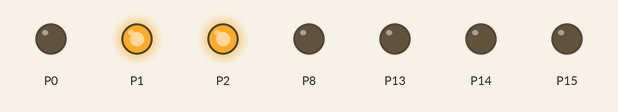
Bench run of a program on a simulated BBC micro:bit running MicroPython. On the bench: output pins drawn as LEDs (lit = HIGH). At 10.0 s the program stops and its outputs stay as they are.

Above: at 0.1 s.
At 1.1 s:
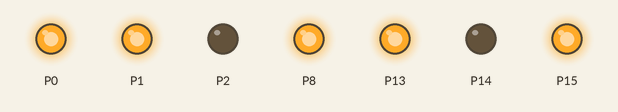
At 2.1 s:
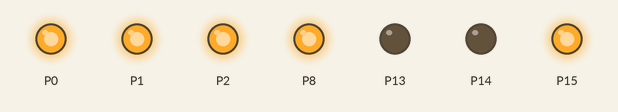
At 5.1 s:
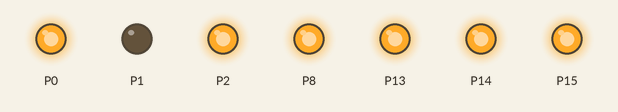
At 7.1 s:
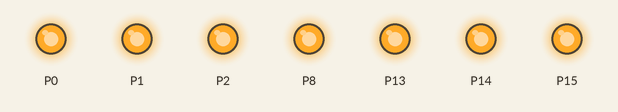
At 10.1 s:
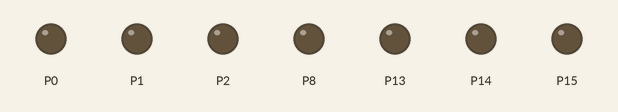
Timing chart, 0 to 11.5 s (numbered marks = the images above):
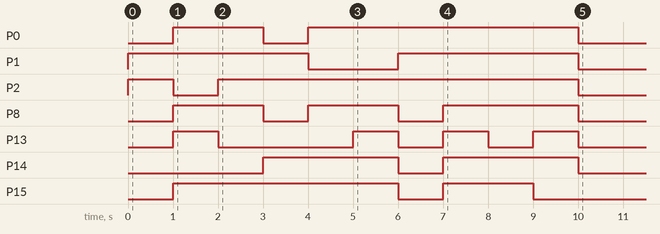

Measured:
- by itself, P0: LOW → HIGH at 1.0 s, → LOW 2.0 s later, → HIGH 1.0 s later, → LOW 6.0 s later
- by itself, P1: alternates HIGH for 4.0 s and LOW for 2.0 s
- by itself, P2: LOW → HIGH at 0.00 s, → LOW 1.0 s later, → HIGH 1.0 s later, → LOW 8.0 s later
- by itself, P8: goes HIGH 2.0 s, LOW 1.0 s, HIGH 2.0 s, LOW 1.0 s, HIGH 3.0 s, then LOW
- by itself, P13: LOW → HIGH at 1.0 s, → LOW 1.0 s later, → HIGH 3.0 s later, → LOW 1.0 s later, … (8 changes in this stretch)
- by itself, P14: alternates HIGH for 3.0 s and LOW for 1.0 s
- by itself, P15: LOW → HIGH at 1.0 s, → LOW 5.0 s later, → HIGH 1.0 s later, → LOW 2.0 s later

The program:

7Segment_driver.py
```python
# Seven Segment - Common Cathode Driver
from microbit import *

pins = [pin0, pin1, pin2, pin8, pin13, pin14, pin15]

one = [pin1, pin2]
two = [pin0, pin1, pin8, pin13, pin15]
three = [pin0, pin1, pin2, pin8, pin15]
four = [pin1, pin2, pin14, pin15]
five = [pin0, pin2, pin8, pin14, pin15]
six = [pin0, pin8, pin2, pin13, pin14, pin15]
seven = [pin0, pin1, pin2]
eight = [pin0, pin1, pin2, pin8, pin13, pin14, pin15]
nine = [pin0, pin1, pin2, pin8, pin14, pin15]
zero = [pin0, pin1, pin2, pin8, pin13, pin14]

number = [one, two, three, four, five, six, seven, eight, nine, zero]

def clear():
   for i in pins:
    i.write_digital(0)

def num(n):
    for i in n:
        i.write_digital(1)

for i in number:
   num(i)
   sleep(1000)
   clear()
```
